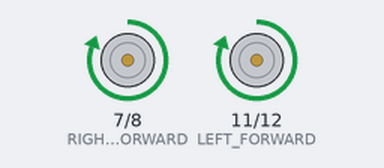
A sketch run on a simulated Arduino Uno, built with avr-gcc and run on an emulated ATmega328P. Shown: motor-driver pin pairs drawn as motors (green arrow = first pin HIGH = forward, orange = second pin HIGH = backward, longer = more drive). At 17.9 s the program stops and its outputs stay as they are.

Above: at 0.1 s.
At 3.8 s:
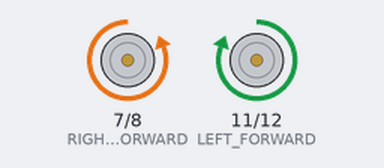
At 8.2 s:
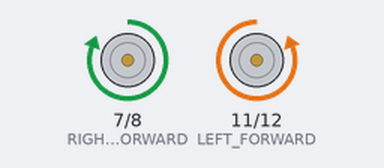
At 18.0 s:
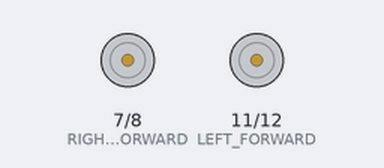
Timing chart, 0 to 19.4 s (numbered marks = the images above):
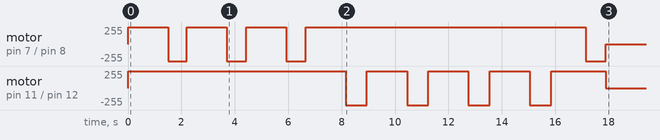

Measured:
- by itself, motor on pin 7 (RIGHT_FORWARD) / pin 8 (RIGHT_BACK): stopped → forward 255/255 at 0.00 s, → backward 255/255 1.5 s later, → forward 255/255 0.70 s later, → backward 255/255 1.5 s later, … (9 changes in this stretch)
- by itself, motor on pin 11 (LEFT_FORWARD) / pin 12 (LEFT_BACK): stopped → forward 255/255 at 0.00 s, → backward 255/255 8.2 s later, → forward 255/255 0.80 s later, → backward 255/255 1.5 s later, … (10 changes in this stretch)

The sketch:

TASK_9_FIGURE_OF_8.ino
```cpp
const int RIGHT_FORWARD = 7;
const int RIGHT_BACK = 8;
const int POWER_RIGHT = 9;
const int POWER_LEFT = 10;
const int LEFT_FORWARD = 11;
const int LEFT_BACK = 12;

void setup() {
  pinMode(RIGHT_FORWARD, OUTPUT);
  pinMode(RIGHT_BACK, OUTPUT);
  pinMode(POWER_RIGHT, OUTPUT);
  pinMode(POWER_LEFT, OUTPUT);
  pinMode(LEFT_FORWARD, OUTPUT);
  pinMode(LEFT_BACK, OUTPUT);
}

void reverse(int milliseconds){
  digitalWrite(POWER_RIGHT, HIGH);
  digitalWrite(POWER_LEFT, HIGH);
  digitalWrite(LEFT_BACK, HIGH);
  digitalWrite(RIGHT_BACK, HIGH);
  delay(milliseconds);
  //this makes the rover move backwards
}

void forwards(int milliseconds){
  analogWrite(POWER_RIGHT, 215);
  analogWrite(POWER_LEFT, 255);
  digitalWrite(LEFT_FORWARD, HIGH);
  digitalWrite(RIGHT_FORWARD, HIGH);
  digitalWrite(LEFT_BACK, LOW);
  digitalWrite(RIGHT_BACK, LOW);
  delay(milliseconds);
  //this makes the rover move
}

void left(int milliseconds){
  analogWrite(POWER_LEFT, 255);
  analogWrite(POWER_RIGHT, 255);
  delay(milliseconds);
  //this makes the rover move left
}

void right(int milliseconds){
  analogWrite(POWER_RIGHT, 255);
  analogWrite(POWER_LEFT, 255);
  delay(milliseconds);
  //this makes the rover move right
}

void HARD_RIGHT(int milliseconds){
    analogWrite(POWER_LEFT, 255);
    analogWrite(POWER_RIGHT, 255);
    digitalWrite(LEFT_FORWARD, HIGH);
    digitalWrite(RIGHT_BACK, HIGH);
    digitalWrite(LEFT_BACK, LOW);
    digitalWrite(RIGHT_FORWARD, LOW);
    delay(milliseconds);
    //this makes the rover move right sharply by turning one motor on fully and one go backwards fully

}
void HARD_LEFT(int milliseconds){
    analogWrite(POWER_LEFT, 255);
    analogWrite(POWER_RIGHT, 255);
    digitalWrite(LEFT_FORWARD, LOW);
    digitalWrite(RIGHT_BACK, LOW);
    digitalWrite(LEFT_BACK, HIGH);
    digitalWrite(RIGHT_FORWARD, HIGH);
    delay(milliseconds);
    //this makes the rover move left sharply by turning one motor on fully and one go backwards fully
}


void loop(){
  //this is where the figure of eight starts
    forwards(1500);
    HARD_RIGHT(700);
    forwards(1500);
    HARD_RIGHT(725);
    forwards(1500);
    HARD_RIGHT(725);
    forwards(1500);
    HARD_LEFT(800);
    forwards(1500);
    HARD_LEFT(800);
    forwards(1500);
    HARD_LEFT(800);
    forwards(1500);
    HARD_LEFT(800);
    forwards(1300);
    HARD_RIGHT(750);
    //this is where the figure of eight stops
    digitalWrite(LEFT_FORWARD, LOW);
    digitalWrite(RIGHT_BACK, LOW);
    digitalWrite(LEFT_BACK, LOW);
    digitalWrite(RIGHT_FORWARD, LOW);
    exit(0);
}
```
